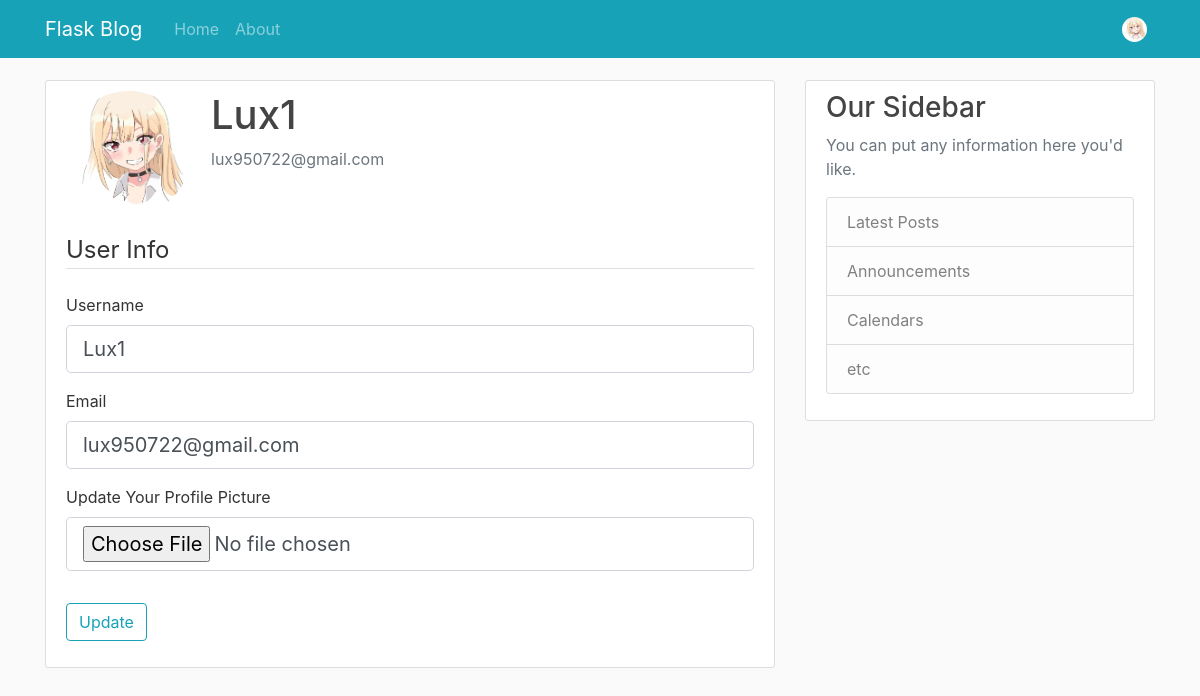
The page /account (signed in) on the database its author committed.
### flaskblog/models.py (models this page shows, shortened)
class User(db.Model, UserMixin):
    id = db.Column(db.Integer, primary_key=True)
    username = db.Column(db.String(20), unique=True, nullable=False)
    email = db.Column(db.String(120), unique=True, nullable=False)
    image_file = db.Column(db.String(20), nullable=False, default='default.png')
    password = db.Column(db.String(60), nullable=False)
    posts = db.relationship('Post', backref='author', lazy=True)

### flaskblog/users/routes.py (the view)
@users.route('/account', methods=['GET', 'POST'])
@login_required
def account():
    form = UpdateAccountForm()
    if form.validate_on_submit():
        if form.picture.data:
            pic_fn = save_picture(form.picture.data)
            current_user.image_file = pic_fn
        current_user.username = form.username.data
        current_user.email = form.email.data
        db.session.commit()
    elif request.method == 'GET':
        form.username.data = current_user.username
        form.email.data = current_user.email
    user_profile_img_fn = 'profile_img/' + str(current_user.id) + '/' + current_user.image_file
    if current_user.image_file == "default.png":
        user_profile_img_fn = 'profile_img/' + 'default.png'
    print(user_profile_img_fn)
    img = url_for('static', filename=user_profile_img_fn)
    print(img)
    return render_template('account.html', title="Account", image_file=img, form=form)

### flaskblog/users/forms.py (shortened to what this page needs)
class UpdateAccountForm(FlaskForm):
    username = StringField('Username',
                            validators=[DataRequired(), Length(min=2, max=20)])
    email = StringField('Email',
                        validators=[DataRequired(), Email()])
    picture = FileField('Update Your Profile Picture', validators=[FileAllowed(['jpg', 'png'])])
    submit = SubmitField('Update')

### flaskblog/models.py (called while the page is built)
@login_manager.user_loader
def load_user(user_id):
    return User.query.get(int(user_id))

### flaskblog/templates/account.html (shortened to what this page needs)
{% extends "template.html" %}
{% block content %}
    <div class="content-section">
        <div class="media">
            <img class="rounded-circle account-img" src="{{image_file}}">
            <div class="media-body">
                <h2 class="account-heading">{{current_user.username}}</h2>
                <p class="text-secondary">{{current_user.email}}</p>
            </div>
        </div>
        <form method="POST" action="", enctype="multipart/form-data">
            <fieldset class="form-group">
                <legend class="border-bottom mb-4"> User Info</legend>
                <div class = "form-group">
                    {{form.username.label(class="form-control-label")}}
                    {% if form.username.errors %}
                        {{ form.username(class="form-control form-control-lg is-invalid")}}
                        <div class="invalid-feedback">
                            {% for error in form.username.errors%}
                                <span> {{ error }}</span>
                            {% endfor %}
                        </div>
                    {% else %}
                        {{form.username(class="form-control form-control-lg")}}
                    {% endif %}
                </div>
                <div class = "form-group">
                    {{form.email.label(class="form-control-label")}}
                    {% if form.email.errors %}
                    {{ form.email(class="form-control form-control-lg is-invalid")}}
                    <div class="invalid-feedback">
                        {% for error in form.email.errors%}
                            <span> {{ error }}</span>
                        {% endfor %}
                    </div>
                    {% else %}
                        {{form.email(class="form-control form-control-lg")}}
                    {% endif %}
                </div>
            <div class = "form-group">
                {{form.picture.label(class="form-control-label")}}
                {{form.picture(class="form-control form-control-lg")}}
            </div>
            </fieldset>
            <div class= "form-group">
                {{form.submit(class="btn btn-outline-info")}}
            </div>
        </form>
    </div>
{% endblock content %}

### flaskblog/templates/template.html (shortened to what this page needs)
<!DOCTYPE html>
<html>
    <head>
        <link rel="stylesheet" href="https://maxcdn.bootstrapcdn.com/bootstrap/4.0.0/css/bootstrap.min.css">
        <link rel="stylesheet" type="text/css" href="{{ url_for('static', filename='main.css') }}">
    </head>
    <body>
            <nav class="navbar navbar-expand-md navbar-dark bg-info fixed-top">
              <div class="container">
                <a class="navbar-brand mr-4" href="/">Flask Blog</a>
                <div class="collapse navbar-collapse" id="navbarToggle">
                  <div class="navbar-nav mr-auto">
                    <a class="nav-item nav-link" href="{{url_for('main.home')}}">Home</a>
                    <a class="nav-item nav-link" href="{{url_for('main.about')}}">About</a>
                  </div>
                  <div class="navbar-nav">
                    {% if current_user.is_authenticated %}
                      <li class="nav-item dropdown nav-user">
                        <a class="nav-link nav-user-img avatar-lightbox" href="#" data-toggle="dropdown" aria-haspopup="true" aria-expanded="false" id="Userdropdownmenu">
                          {% if current_user.image_file != 'default.png' %}
                            <img class="rounded-circle avatar-lightbox" src="{{url_for('static', filename='profile_img/' + current_user.id|string + '/' + current_user.image_file)}}" height="25"  width="25" alt="Avatar">
                          {% else %}
                            <img class="rounded-circle avatar-lightbox" src="{{'static\\profile_img\\default.png'}}" height="25" alt="Avatar">
                          {% endif %}
                        </a>
                      </li>
                    {% else %}
                      <a class="nav-item nav-link" href="{{url_for('users.login')}}">Login</a>
                      <a class="nav-item nav-link" href="{{url_for('users.register')}}">Register</a>
                    {% endif %}
                  </div>
                </div>
              </div>
            </nav>
        <main role="main" class="container">
            <div class="row">
                <div class="col-md-8">
                    {% block content %}{% endblock %}
                </div>
                <div class="col-md-4">
                  <div class="content-section">
                    <h3>Our Sidebar</h3>
                    <p class='text-muted'>You can put any information here you'd like.
                      <ul class="list-group">
                        <li class="list-group-item list-group-item-light">Latest Posts</li>
                        <li class="list-group-item list-group-item-light">Announcements</li>
                        <li class="list-group-item list-group-item-light">Calendars</li>
                        <li class="list-group-item list-group-item-light">etc</li>
                      </ul>
                    </p>
                  </div>
                </div>
            </div>
        </main>
    </body>
</html>

### flaskblog/static/main.css (style rules this page uses)
body { background: #fafafa; color: #333333; margin-top: 5rem; }
h1, h2, h3, h4, h5, h6 { color: #444444; }
.content-section { background: #ffffff; padding: 10px 20px; border: 1px solid #dddddd; border-radius: 3px; margin-bottom: 20px; }
.account-img { height: 125px; width: 125px; margin-right: 20px; margin-bottom: 16px; }
.account-heading { font-size: 2.5rem; }

### rows shown on the page
User: id+image_file (picture), username "Lux1", email "lux950722@gmail.com"
